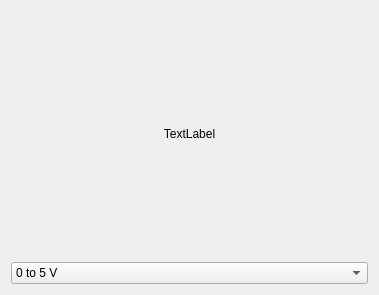
<?xml version="1.0" encoding="UTF-8"?>
<ui version="4.0">
 <class>DACRangeSelector</class>
 <widget class="QWidget" name="DACRangeSelector">
  <property name="geometry">
   <rect>
    <x>0</x>
    <y>0</y>
    <width>379</width>
    <height>295</height>
   </rect>
  </property>
  <property name="windowTitle">
   <string>Form</string>
  </property>
  <layout class="QVBoxLayout" name="verticalLayout">
   <item>
    <widget class="QLabel" name="OutputName">
     <property name="text">
      <string>TextLabel</string>
     </property>
     <property name="alignment">
      <set>Qt::AlignCenter</set>
     </property>
    </widget>
   </item>
   <item>
    <widget class="QComboBox" name="DACRangeComboBox">
     <item>
      <property name="text">
       <string>0 to 5 V</string>
      </property>
     </item>
     <item>
      <property name="text">
       <string>0 to 10 V</string>
      </property>
     </item>
     <item>
      <property name="text">
       <string>-2.5 to 2.5 V</string>
      </property>
     </item>
     <item>
      <property name="text">
       <string>-2.5 to 7.5 V</string>
      </property>
     </item>
     <item>
      <property name="text">
       <string>-5 to 5 V</string>
      </property>
     </item>
     <item>
      <property name="text">
       <string>-10 to 10 V</string>
      </property>
     </item>
    </widget>
   </item>
  </layout>
 </widget>
 <resources/>
 <connections/>
</ui>
